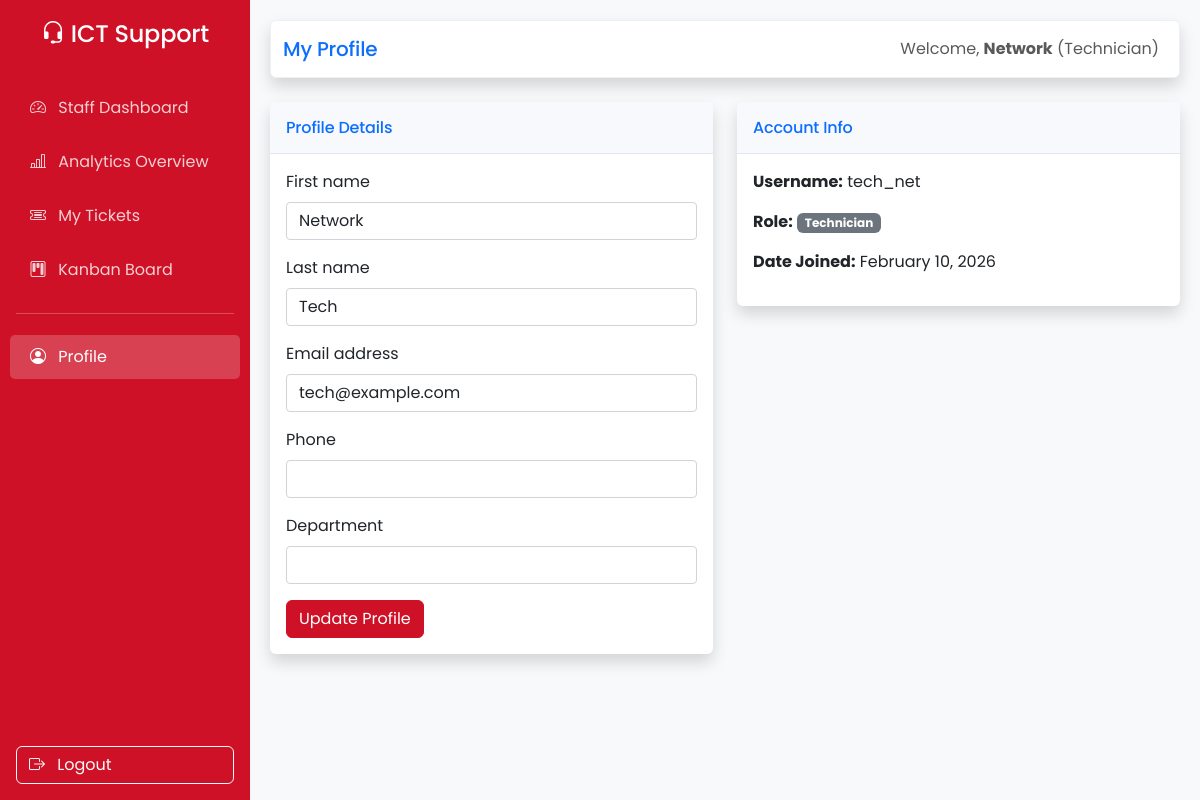
Page /users/profile/ (signed in) on the committed database.
### users/models.py (models this page shows, shortened)
class User(AbstractUser):
    class Role(models.TextChoices):
        STUDENT = 'student', 'Student'
        STAFF = 'staff', 'Staff'
        TECHNICIAN = 'technician', 'Technician'
        ADMIN = 'admin', 'Admin'
    role = models.CharField(
        max_length=20,
        choices=Role.choices,
        default=Role.STUDENT,
    )
    phone = models.CharField(max_length=20, blank=True)
    department = models.CharField(max_length=100, blank=True)

### users/views.py (the view)
# urls.py: path('profile/', views.profile, name='profile'),
@login_required
def profile(request):
    if request.method == 'POST':
        form = UserUpdateForm(request.POST, instance=request.user)
        if form.is_valid():
            form.save()
            messages.success(request, 'Your profile has been updated.')
            return redirect('users:profile')
    else:
        form = UserUpdateForm(instance=request.user)
    return render(request, 'users/profile.html', {'form': form})

### users/forms.py
class UserUpdateForm(forms.ModelForm):
    class Meta:
        model = User
        fields = ['first_name', 'last_name', 'email', 'phone', 'department']
    def __init__(self, *args, **kwargs):
        super().__init__(*args, **kwargs)
        for field in self.fields.values():
            field.widget.attrs.update({'class': 'form-control'})

### templates/users/profile.html (shortened to what this page needs)
{% extends 'base.html' %}
{% block page_title %}My Profile{% endblock %}
{% block content %}
<div class="row">
    <div class="col-lg-6">
        <div class="card shadow mb-4">
            <div class="card-header py-3">
                <h6 class="m-0 font-weight-bold text-primary">Profile Details</h6>
            </div>
            <div class="card-body">
                <form method="post">
                    {% for field in form %}
                    <div class="form-group mb-3">
                        <label for="{{ field.id_for_label }}" class="form-label">{{ field.label }}</label>
                        {{ field }}
                    </div>
                    {% endfor %}
                    <button type="submit" class="btn btn-primary" data-loading-text="Saving profile...">Update Profile</button>
                </form>
            </div>
        </div>
    </div>
    <div class="col-lg-6">
        <div class="card shadow mb-4">
            <div class="card-header py-3">
                <h6 class="m-0 font-weight-bold text-primary">Account Info</h6>
            </div>
            <div class="card-body">
                <p><strong>Username:</strong> {{ user.username }}</p>
                <p><strong>Role:</strong> <span class="badge bg-secondary">{{ user.get_role_display }}</span></p>
                <p><strong>Date Joined:</strong> {{ user.date_joined|date:"F d, Y" }}</p>
            </div>
        </div>
    </div>
</div>
{% endblock %}

### templates/base.html (shortened to what this page needs)
<!DOCTYPE html>
<html lang="en">
<head>
    <link href="https://cdn.jsdelivr.net/npm/bootstrap@5.3.2/dist/css/bootstrap.min.css" rel="stylesheet">
    <link rel="stylesheet" href="https://cdn.jsdelivr.net/npm/bootstrap-icons@1.11.3/font/bootstrap-icons.min.css">
</head>
<body class="{% block body_class %}{% endblock %}">
    <nav class="sidebar d-flex flex-column">
        <div class="text-center mb-4">
            <h4><i class="bi bi-headset"></i> ICT Support</h4>
        </div>
        {% if user.role == 'student' %}
        <a href="{% url 'reports:student_dashboard' %}" class="{% if request.resolver_match.url_name == 'student_dashboard' %}active{% endif %}">
            <i class="bi bi-speedometer2 me-2"></i> My Dashboard
        </a>
        {% else %}
        <a href="{% url 'reports:dashboard' %}" class="{% if request.resolver_match.url_name == 'dashboard' %}active{% endif %}">
            <i class="bi bi-speedometer2 me-2"></i> Staff Dashboard
        </a>
        <a href="{% url 'reports:overview' %}" class="{% if request.resolver_match.url_name == 'overview' %}active{% endif %}">
            <i class="bi bi-bar-chart-line me-2"></i> Analytics Overview
        </a>
        {% endif %}
        <a href="{% url 'tickets:list' %}" class="{% if 'tickets' in request.path and 'kanban' not in request.path %}active{% endif %}">
            <i class="bi bi-ticket-detailed me-2"></i> My Tickets
        </a>
        {% if user.role != 'student' %}
        <a href="{% url 'tickets:kanban' %}" class="{% if 'kanban' in request.path %}active{% endif %}">
            <i class="bi bi-kanban me-2"></i> Kanban Board
        </a>
        {% endif %}
        <hr class="mx-3 border-light">
        <a href="{% url 'users:profile' %}" class="{% if 'profile' in request.path %}active{% endif %}">
            <i class="bi bi-person-circle me-2"></i> Profile
        </a>
        <form action="{% url 'users:logout' %}" method="post" class="mt-auto mb-3 mx-3">
            <button type="submit" class="btn btn-outline-light w-100 text-start" data-loading-text="Signing out..." data-loading-spinner="false">
                <i class="bi bi-box-arrow-right me-2"></i> Logout
            </button>
        </form>
    </nav>
    <main class="main-content">
        <nav class="navbar navbar-expand navbar-light bg-white topbar mb-4 static-top shadow rounded">
            <div class="container-fluid">
                <h5 class="m-0 font-weight-bold text-primary">{% block page_title %}Dashboard{% endblock %}</h5>
                <ul class="navbar-nav ms-auto">
                    <li class="nav-item">
                        <span class="nav-link text-gray-600 small">
                            Welcome, <strong>{{ user.first_name }}</strong> ({{ user.get_role_display }})
                        </span>
                    </li>
                </ul>
            </div>
        </nav>
        {% block content %}{% endblock %}
    </main>
</body>
</html>

### templates/base.html (style rules this page uses)
:root { --brand: #ce1126; --brand-dark: #a50d1f; --accent: #fcd116; --ink: #000000; --muted: #f8f9fa; --surface: #ffffff; --ring: rgba(206, 17, 38, 0.2); }
body { font-family: "Poppins", "Segoe UI", Tahoma, Geneva, Verdana, sans-serif; background-color: var(--muted); color: var(--ink); }
h1, h2, h3, h4, h5, h6 { font-family: "Poppins", "Segoe UI", Tahoma, Geneva, Verdana, sans-serif; letter-spacing: -0.01em; }
.sidebar { height: 100vh; background-color: var(--brand); color: white; position: fixed; top: 0; left: 0; width: 250px; padding-top: 20px; transition: all 0.3s; }
.sidebar a { color: rgba(255, 255, 255, 0.8); text-decoration: none; padding: 10px 20px; display: block; margin: 5px 10px; border-radius: 5px; }
.sidebar a:hover, .sidebar a.active { background-color: rgba(255, 255, 255, 0.2); color: white; }
.main-content { margin-left: 250px; padding: 20px; }
.card { border: none; box-shadow: 0 0.15rem 1.75rem 0 rgba(58, 59, 69, 0.15); margin-bottom: 20px; }
.card-header { background-color: #f8f9fc; border-bottom: 1px solid #e3e6f0; font-weight: bold; color: var(--ink); }
.topbar { border: 1px solid #eef0f3; }
.btn-primary { background-color: var(--brand); border-color: var(--brand); color: #ffffff; }
.ui-animate { opacity: 0; transform: translateY(10px) scale(0.995); animation: uiEnter 0.45s ease forwards; animation-delay: var(--enter-delay, 0ms); }

### templates/users/profile.html (style rules this page uses)
input[type="text"], input[type="email"], input[type="tel"] { display: block; width: 100%; padding: .375rem .75rem; font-size: 1rem; border: 1px solid #ced4da; border-radius: .25rem; }

### rows in the picture
User: first_name "Network", role "Technician", form "Network" "Tech" "tech@example.com", username "tech_net", date_joined "February 10, 2026"

### other values in the picture
{{ field.label }} "First name" "Last name" "Email address" "Phone" "Department"
